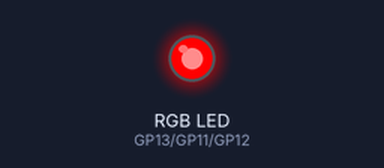
A program run on a simulated Raspberry Pi Pico running MicroPython. Parts: an RGB LED mixed from three pins (HIGH = lit). At 3.0 s the program stops and its outputs stay as they are.

Above: at 0.1 s.
At 1.1 s:
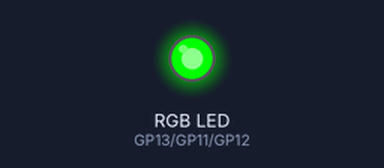
At 2.1 s:
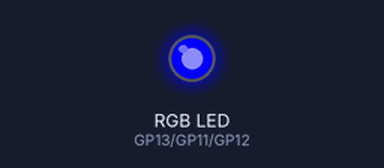
At 3.1 s:
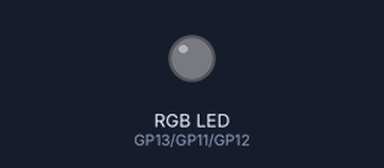
Timing chart, 0 to 4.5 s (numbered marks = the images above):
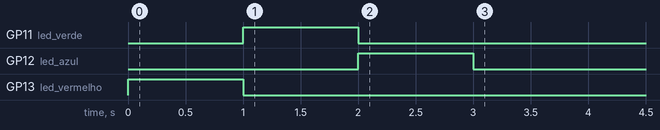

The program:

ligar_led.py
```python
# ligar_led.py
# Liga o LED RGB na cor especificada
# Bloco: Ligar LED da cor

from machine import Pin, PWM

# Configuração dos pinos do LED RGB
LED_RED = 13   # GPIO13 - Vermelho
LED_GREEN = 11 # GPIO11 - Verde
LED_BLUE = 12  # GPIO12 - Azul

# Inicializa os LEDs com PWM
led_vermelho = PWM(Pin(LED_RED), freq=1000)
led_verde = PWM(Pin(LED_GREEN), freq=1000)
led_azul = PWM(Pin(LED_BLUE), freq=1000)

def ligar_led(cor):
    """
    Liga o LED RGB com a cor especificada.

    Args:
        cor: Tupla (R, G, B) com valores de 0 a 255
             Exemplos: (255, 0, 0) = Vermelho
                       (0, 255, 0) = Verde
                       (0, 0, 255) = Azul
                       (255, 255, 0) = Amarelo
    """
    led_vermelho.duty_u16(cor[0] * 257)
    led_verde.duty_u16(cor[1] * 257)
    led_azul.duty_u16(cor[2] * 257)

# Exemplo de uso
if __name__ == "__main__":
    import time

 # Liga o LED na cor vermelha
    ligar_led((255, 0, 0))
    time.sleep(1)

 # Liga o LED na cor verde
    ligar_led((0, 255, 0))
    time.sleep(1)

 # Liga o LED na cor azul
    ligar_led((0, 0, 255))
    time.sleep(1)

 # Desliga o LED
    ligar_led((0, 0, 0))
```

Measured:
- by itself, GP11 (led_verde): LOW → HIGH at 1.0 s, → LOW 1.0 s later
- by itself, GP12 (led_azul): LOW → HIGH at 2.0 s, → LOW 1.0 s later
- by itself, GP13 (led_vermelho): LOW → HIGH at 0.00 s, → LOW 1.0 s later
